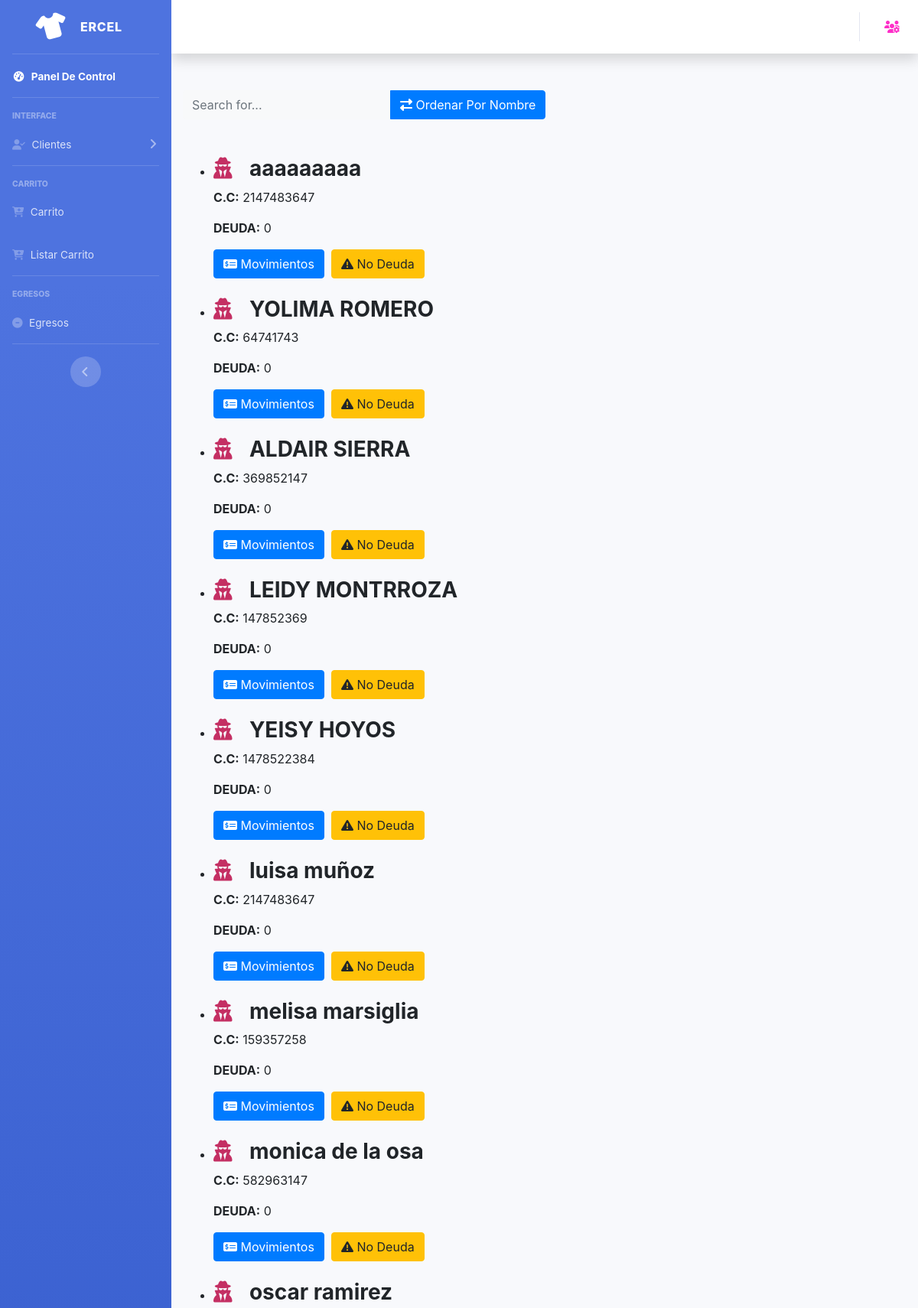
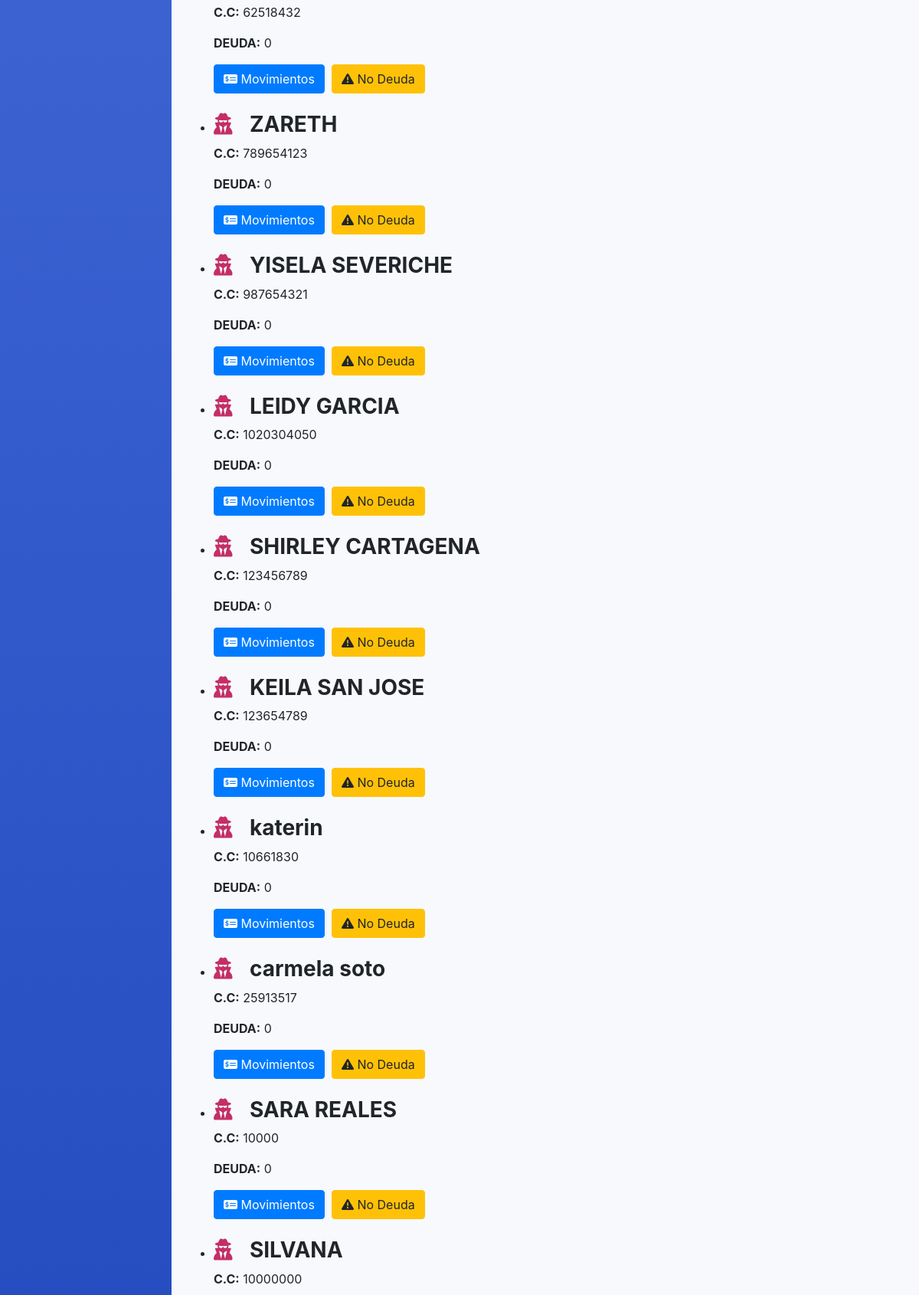
The app's page /filtrarClientes.php (upper part) with its own data (2 pictures, top to bottom).
### tables this page shows
CREATE TABLE `clientes` (
  `id` int(11) NOT NULL,
  `nombre` text NOT NULL,
  `cedula` int(11) NOT NULL,
  `correo` varchar(200) NOT NULL,
  `direccion` varchar(200) NOT NULL,
  `celular` varchar(100) NOT NULL
);

### model/conexion.php (called while the page is built, shortened)
<?php
class Conexion{
	public function ejecutar($query){
		$mysqli = new mysqli('127.0.0.1', 'root', '', 'ercel');
		$mysqli->set_charset("utf8");
		return $mysqli->query($query);
	}
}
?>

### model/data.php (called while the page is built, shortened)
<?php
require_once "conexion.php";
class Data {
    private $con;
	public function __construct(){
		$this->con = new Conexion();
	}
	public function getClientes(){
		$clientes = array();
		$query = "SELECT * from clientes ORDER BY id desc";
		$res = $this->con->ejecutar($query);
		while($reg = $res->fetch_object()){
			$cli = new Cliente();
			$cli->id = $reg->id;
			$cli->nombre = $reg->nombre;
			$cli->cedula = $reg->cedula;
			$cli->correo = $reg->correo;
            $cli->direccion = $reg->direccion;
            $cli->celular = $reg->celular;
			array_push($clientes, $cli);
		}
		return $clientes;
	}
}

### filtrarClientes.php (the view, shortened to what this page needs)
<?php
require_once "model/data.php";
$d= new Data();
$clientes = $d->getClientes();
$creditostodos = $d->getTodosCreditos();
include 'header.php';
?>
  <div class="container-fluid">
<html>
<body>
<div id="users">
<form class="form-inline mr-auto w-100 navbar-search">
                  <div class="input-group">
                    <input type="text" class="form-control bg-light border-0 small  search" placeholder="Search for..." aria-label="Search" aria-describedby="basic-addon2">
                    <div class="input-group-append">
                      <button class="btn btn-primary  sort" type="button" data-sort="name">
                      <i class="fas fa-exchange-alt"></i>
                        Ordenar Por Nombre
                      </button>
                    </div>
                  </div>
                </form>
<br><br>
  <ul class="list">
  <?php foreach($clientes as $cli ){
    $estado="";
     $gastado = 0;
    foreach ($creditostodos as $creditos) {
      if ($creditos->cliente == $cli->cedula) {
        $monto = $creditos->monto;
        $gastado = $creditos->gastado;
      }
    }
    if (!isset($creditos->gastado)) { $gastado=0; }
    if ($gastado > 0) { $estado="Tiene Deuda"; }
else{
  $estado="No Deuda";
}
   echo "<li>";
    echo "  <h3 class='name'> <i class='fas fa-user-secret' style='color:#C42F63';></i>&nbsp;&nbsp;&nbsp;<strong>".$cli->nombre."</strong></h3>";
     echo " <p class='born'><strong> C.C:</strong> ".$cli->cedula."</p>";
    echo " <p class='born'><strong> DEUDA:</strong>  ".number_format($gastado,0,'','.')."</p>";
     echo " <a  class='btn btn-primary  ' href='actcliente.php?cedula=$cli->cedula'><i class='fas fa-money-check-alt'></i>
     Movimientos</a>&nbsp;&nbsp;<a  class='btn btn-warning   ' type='submit'  ><i class='fas fa-exclamation-triangle'></i>
       ".$estado."  </a> ";
     echo"<br>";
     echo"<br>";
     echo "</li>";
  } ?>
  </ul>
</div>
</div>
</body>
</html>
	<link rel="stylesheet" href="CSS2/bootstrap.min.css">
	<link rel="stylesheet" href="CSS2/bootstrap-grid.min.css">

### records on screen
clientes: nombre "aaaaaaaaa", cedula "2147483647", gastado "0", estado "No Deuda"
clientes: nombre "YOLIMA ROMERO", cedula "64741743", gastado "0", estado "No Deuda"
clientes: nombre "ALDAIR SIERRA", cedula "369852147", gastado "0", estado "No Deuda"
clientes: nombre "LEIDY MONTRROZA", cedula "147852369", gastado "0", estado "No Deuda"
clientes: nombre "YEISY HOYOS", cedula "1478522384", gastado "0", estado "No Deuda"
clientes: nombre "luisa muñoz", cedula "2147483647", gastado "0", estado "No Deuda"
clientes: nombre "melisa marsiglia", cedula "159357258", gastado "0", estado "No Deuda"
clientes: nombre "monica de la osa", cedula "582963147", gastado "0", estado "No Deuda"
clientes: nombre "oscar ramirez", cedula "62518432", gastado "0", estado "No Deuda"
clientes: nombre "ZARETH", cedula "789654123", gastado "0", estado "No Deuda"
clientes: nombre "YISELA SEVERICHE", cedula "987654321", gastado "0", estado "No Deuda"
clientes: nombre "LEIDY GARCIA", cedula "1020304050", gastado "0", estado "No Deuda"
clientes: nombre "SHIRLEY CARTAGENA", cedula "123456789", gastado "0", estado "No Deuda"
clientes: nombre "KEILA SAN JOSE", cedula "123654789", gastado "0", estado "No Deuda"
clientes: nombre "katerin", cedula "10661830", gastado "0", estado "No Deuda"
clientes: nombre "carmela soto", cedula "25913517", gastado "0", estado "No Deuda"
clientes: nombre "SARA REALES", cedula "10000", gastado "0", estado "No Deuda"
clientes: nombre "SILVANA", cedula "10000000"
